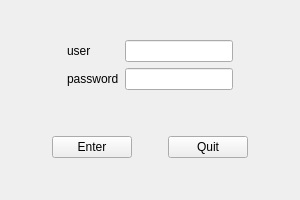
<?xml version="1.0" encoding="UTF-8"?>
<ui version="4.0">
 <class>MainWindow</class>
 <widget class="QMainWindow" name="MainWindow">
  <property name="geometry">
   <rect>
    <x>0</x>
    <y>0</y>
    <width>300</width>
    <height>200</height>
   </rect>
  </property>
  <property name="minimumSize">
   <size>
    <width>300</width>
    <height>200</height>
   </size>
  </property>
  <property name="maximumSize">
   <size>
    <width>300</width>
    <height>200</height>
   </size>
  </property>
  <property name="windowTitle">
   <string>MainWindow</string>
  </property>
  <widget class="QWidget" name="centralWidget">
   <layout class="QVBoxLayout" name="verticalLayout">
    <item>
     <widget class="QWidget" name="widget_2" native="true">
      <property name="sizePolicy">
       <sizepolicy hsizetype="Preferred" vsizetype="Fixed">
        <horstretch>0</horstretch>
        <verstretch>0</verstretch>
       </sizepolicy>
      </property>
      <layout class="QGridLayout" name="gridLayout">
       <item row="0" column="1">
        <widget class="QLabel" name="label">
         <property name="text">
          <string>user</string>
         </property>
        </widget>
       </item>
       <item row="1" column="3">
        <widget class="QLineEdit" name="lineEdit_2">
         <property name="echoMode">
          <enum>QLineEdit::Password</enum>
         </property>
        </widget>
       </item>
       <item row="0" column="3">
        <widget class="QLineEdit" name="lineEdit"/>
       </item>
       <item row="0" column="0">
        <spacer name="horizontalSpacer">
         <property name="orientation">
          <enum>Qt::Horizontal</enum>
         </property>
         <property name="sizeHint" stdset="0">
          <size>
           <width>40</width>
           <height>20</height>
          </size>
         </property>
        </spacer>
       </item>
       <item row="1" column="0">
        <spacer name="horizontalSpacer_2">
         <property name="orientation">
          <enum>Qt::Horizontal</enum>
         </property>
         <property name="sizeHint" stdset="0">
          <size>
           <width>40</width>
           <height>20</height>
          </size>
         </property>
        </spacer>
       </item>
       <item row="1" column="1" colspan="2">
        <widget class="QLabel" name="label_2">
         <property name="text">
          <string>password</string>
         </property>
        </widget>
       </item>
       <item row="0" column="4">
        <spacer name="horizontalSpacer_3">
         <property name="orientation">
          <enum>Qt::Horizontal</enum>
         </property>
         <property name="sizeHint" stdset="0">
          <size>
           <width>40</width>
           <height>20</height>
          </size>
         </property>
        </spacer>
       </item>
       <item row="1" column="4">
        <spacer name="horizontalSpacer_4">
         <property name="orientation">
          <enum>Qt::Horizontal</enum>
         </property>
         <property name="sizeHint" stdset="0">
          <size>
           <width>40</width>
           <height>20</height>
          </size>
         </property>
        </spacer>
       </item>
      </layout>
     </widget>
    </item>
    <item>
     <widget class="QWidget" name="widget" native="true">
      <property name="sizePolicy">
       <sizepolicy hsizetype="Preferred" vsizetype="Fixed">
        <horstretch>0</horstretch>
        <verstretch>0</verstretch>
       </sizepolicy>
      </property>
      <layout class="QHBoxLayout" name="horizontalLayout">
       <item>
        <spacer name="horizontalSpacer_5">
         <property name="orientation">
          <enum>Qt::Horizontal</enum>
         </property>
         <property name="sizeHint" stdset="0">
          <size>
           <width>40</width>
           <height>20</height>
          </size>
         </property>
        </spacer>
       </item>
       <item>
        <widget class="QPushButton" name="pushButton">
         <property name="text">
          <string>Enter</string>
         </property>
        </widget>
       </item>
       <item>
        <spacer name="horizontalSpacer_6">
         <property name="orientation">
          <enum>Qt::Horizontal</enum>
         </property>
         <property name="sizeHint" stdset="0">
          <size>
           <width>40</width>
           <height>20</height>
          </size>
         </property>
        </spacer>
       </item>
       <item>
        <widget class="QPushButton" name="pushButton_2">
         <property name="text">
          <string>Quit</string>
         </property>
        </widget>
       </item>
       <item>
        <spacer name="horizontalSpacer_7">
         <property name="orientation">
          <enum>Qt::Horizontal</enum>
         </property>
         <property name="sizeHint" stdset="0">
          <size>
           <width>40</width>
           <height>20</height>
          </size>
         </property>
        </spacer>
       </item>
      </layout>
     </widget>
    </item>
   </layout>
  </widget>
 </widget>
 <layoutdefault spacing="6" margin="11"/>
 <resources/>
 <connections/>
</ui>
